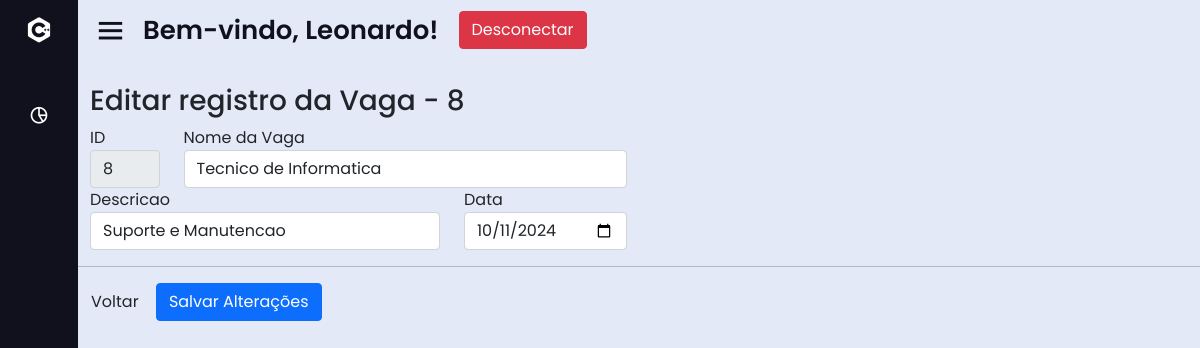
Screenshot of /dash.php?page=fedita_vaga&id=8 (signed in) with the database file from the repository.
### tables this page shows
CREATE TABLE IF NOT EXISTS `vaga` (
  `id` int(10) unsigned NOT NULL AUTO_INCREMENT,
  `nome` varchar(50) NOT NULL,
  `descricao` varchar(50) NOT NULL DEFAULT '',
  `data` date NOT NULL,
  PRIMARY KEY (`id`) USING BTREE
);

### sis/vaga/fedita_vaga.php (the view, shortened to what this page needs)
<?php
	$id = (int) $_GET['id'];
	$sql = mysqli_query($con, "select * from vaga where id = '".$id."';");
	$row = mysqli_fetch_array($sql);
?>
<div id="main" class="container-fluid">
	<br><h3 class="page-header">Editar registro da Vaga - <?php echo $id;?></h3>
	<form action="?page=atualiza_vaga&id=<?php echo $row['id']; ?>" method="post">
	<div class="row">
		<div class="form-group col-md-1">
			<label for="id">ID</label>
			<input readonly type="text" class="form-control" name="id" value="<?php echo $row["id"]; ?>">
		</div>
		<div class="form-group col-md-5">
			<label for="nome">Nome da Vaga</label>
			<input type="text" class="form-control" name="nome" value="<?php echo $row["nome"]; ?>">
		</div>
	</div>
	<div class="row">
		<div class="form-group col-md-4">
			<label for="descricao">Descricao</label>
			<input type="text" class="form-control" name="descricao" value="<?php echo $row["descricao"]; ?>">
		</div>
		<div class="form-group col-md-2">
			<label for="data">Data</label>
			<input type="date" class="form-control" name="data" value="<?php echo $row["data"]; ?>">
		</div>
	</div>
</div>
	<hr/>
	<div id="actions" class="row">
	 <div class="col-md-12">
		<a href="?page=lista_vaga" class="btn btn-default">Voltar</a>
		<button type="submit" class="btn btn-primary">Salvar Alterações</button>
	 </div>
	</div>

### css/style.css (style rules this page uses)
* { margin: 0; padding: 0; box-sizing: border-box; font-family: 'Poppins', sans-serif; }

### rows the page displays
vaga: id "8", nome "Tecnico de Informatica", descricao "Suporte e Manutencao", data "10/11/2024"

### other values shown
$_SESSION['UsuarioNome'] "Leonardo"
$id "8"
